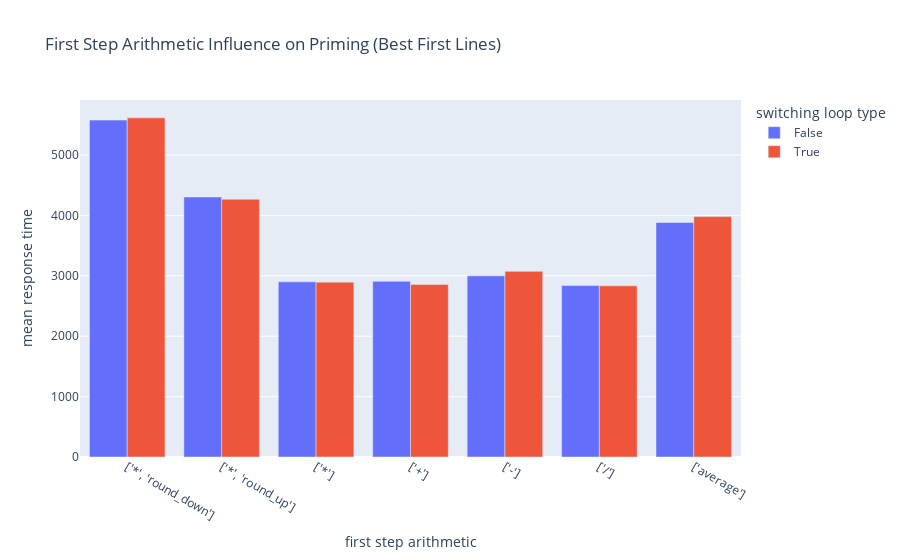

Notebook source saved alongside this figure:
### Code cell
px.bar(switching_diff_arithmetics_best.reset_index(), x='arithmetic_type', y='mean_response_time'
       , color='loop_type_switch', barmode='group', title='First Step Arithmetic Influence on Priming (Best First Lines)'
       , labels={'mean_response_time': 'mean response time'
                 , 'arithmetic_type': 'first step arithmetic'
                 , 'loop_type_switch': 'switching loop type'})

### Figure 1 — Plotly figure (JSON) as saved in the notebook; plotly's stock layout.template omitted (floating-point values rounded to 4 significant figures)
{"data": [{"alignmentgroup": "True", "hovertemplate": "switching loop type=False<br>first step arithmetic=%{x}<br>mean response time=%{y}<extra></extra>", "legendgroup": "False", "marker": {"color": "#636efa", "pattern": {"shape": ""}}, "name": "False", "offsetgroup": "False", "orientation": "v", "showlegend": true, "textposition": "auto", "type": "bar", "x": ["['*', 'round_down']", "['*', 'round_up']", "['*']", "['+']", "['-']", "['/']", "['average']"], "xaxis": "x", "y": [5578.0, 4304.0, 2900.0, 2909.0, 2999.0, 2838.0, 3883.0], "yaxis": "y"}, {"alignmentgroup": "True", "hovertemplate": "switching loop type=True<br>first step arithmetic=%{x}<br>mean response time=%{y}<extra></extra>", "legendgroup": "True", "marker": {"color": "#EF553B", "pattern": {"shape": ""}}, "name": "True", "offsetgroup": "True", "orientation": "v", "showlegend": true, "textposition": "auto", "type": "bar", "x": ["['*', 'round_down']", "['*', 'round_up']", "['*']", "['+']", "['-']", "['/']", "['average']"], "xaxis": "x", "y": [5615.0, 4267.0, 2895.0, 2858.0, 3073.0, 2833.0, 3980.0], "yaxis": "y"}], "layout": {"barmode": "group", "legend": {"title": {"text": "switching loop type"}, "tracegroupgap": 0}, "title": {"text": "First Step Arithmetic Influence on Priming (Best First Lines)"}, "xaxis": {"anchor": "y", "domain": [0, 1], "title": {"text": "first step arithmetic"}}, "yaxis": {"anchor": "x", "domain": [0, 1], "title": {"text": "mean response time"}}}}
